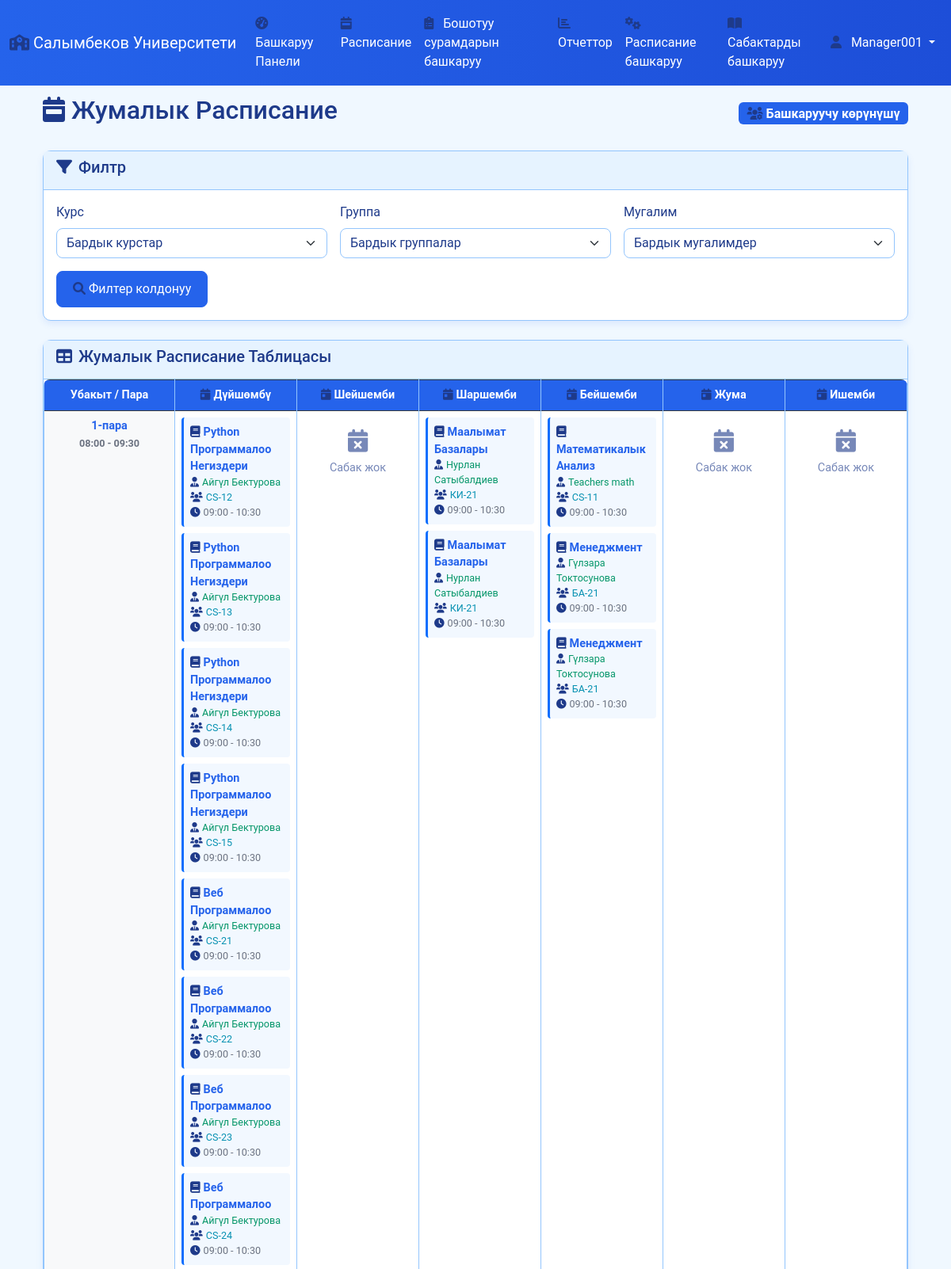
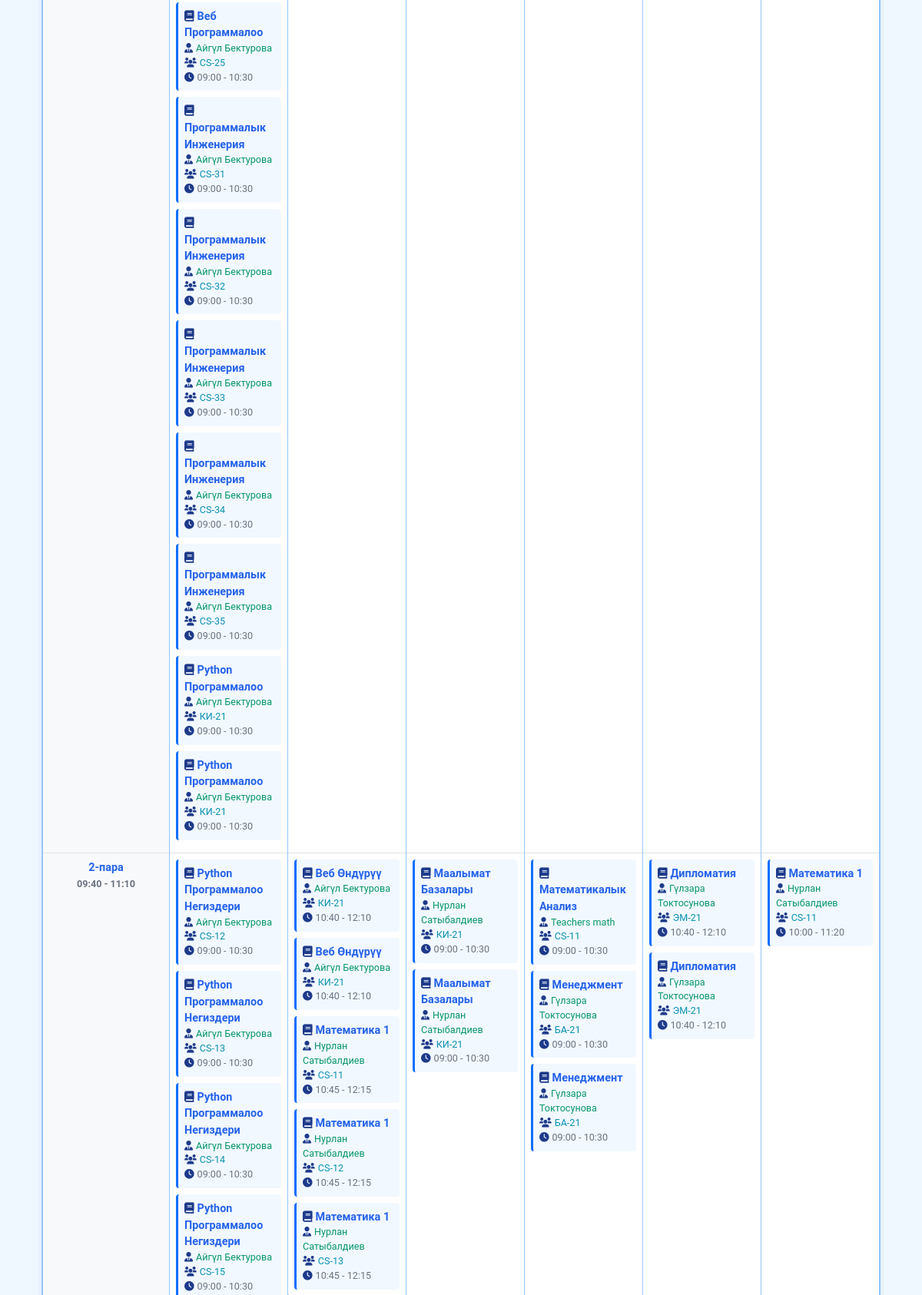
Screenshot of /ky/weekly-schedule/ (signed in, upper part) with the database file from the repository (2 pictures, top to bottom).
### core/models.py (models this page shows, shortened)
class Schedule(models.Model):
    DAY_CHOICES = [
        ('Monday', 'Дүйшөмбү'),
        ('Tuesday', 'Шейшемби'),
        ('Wednesday', 'Шаршемби'),
        ('Thursday', 'Бейшемби'),
        ('Friday', 'Жума'),
        ('Saturday', 'Ишемби'),
    ]
    subject = models.ForeignKey(Subject, on_delete=models.CASCADE)
    group = models.ForeignKey(Group, on_delete=models.CASCADE)
    teacher = models.ForeignKey(Teacher, on_delete=models.CASCADE, null=True, blank=True)  # Nullable
    time_slot = models.ForeignKey(TimeSlot, on_delete=models.CASCADE, null=True, blank=True)  # Nullable
    day = models.CharField(max_length=10, choices=DAY_CHOICES)
    start_time = models.TimeField()
    end_time = models.TimeField()
    room = models.CharField(max_length=50, blank=True, null=True)  # Кабинет номери
    class Meta:
        unique_together = [
            ['group', 'day', 'start_time'],  # Бир группада бир убакытта бир сабак
            ['teacher', 'day', 'start_time'], # Бир мугалимде бир убакытта бир сабак
        ]

class Subject(models.Model):
    subject_name = models.CharField(max_length=100)
    teacher = models.ForeignKey(Teacher, on_delete=models.SET_NULL, null=True)
    course = models.ForeignKey(Course, on_delete=models.CASCADE, default=1)  # Дефолт маани катары Course ID 1

class Teacher(models.Model):
    DEGREE_CHOICES = [
        ('PROFESSOR', 'Профессор'),
        ('DOCENT', 'Доцент'),
        ('LECTURER', 'Лектор'),
        ('ASSISTANT', 'Ассистент'),
        ('TEACHER', 'Мугалим'),
    ]
    name = models.CharField(max_length=100)
    user = models.OneToOneField(User, on_delete=models.CASCADE, null=True, blank=True)
    degree = models.CharField(max_length=20, choices=DEGREE_CHOICES, default='TEACHER')
    department = models.CharField(max_length=100, blank=True, null=True)  # Кафедра

class Group(models.Model):
    name = models.CharField(max_length=100)
    course = models.ForeignKey(Course, on_delete=models.CASCADE, default=1)
    capacity = models.IntegerField(default=25)  # Группадагы студенттердин саны
    class Meta:
        ordering = ['course__year', 'name']

### core/views.py (the view, shortened to what this page needs)
# urls.py: path('weekly-schedule/', views.weekly_schedule, name='weekly_schedule'),
def weekly_schedule(request):
    profile = UserProfile.objects.get(user=request.user)
    if profile.role == 'STUDENT':
        days = [
            ('Monday', 'Дүйшөмбү'),
            ('Tuesday', 'Шейшемби'),
            ('Wednesday', 'Шаршемби'),
            ('Thursday', 'Бейшемби'),
            ('Friday', 'Жума'),
        ]
    else:
        days = [
            ('Monday', 'Дүйшөмбү'),
            ('Tuesday', 'Шейшемби'),
            ('Wednesday', 'Шаршемби'),
            ('Thursday', 'Бейшемби'),
            ('Friday', 'Жума'),
            ('Saturday', 'Ишемби'),
        ]
    time_slots = [
        ('08:00', '09:30', '1-пара'),
        ('09:40', '11:10', '2-пара'),
        ('11:30', '13:00', '3-пара'),
        ('14:00', '15:30', '4-пара'),
        ('15:40', '17:10', '5-пара'),
    ]
    schedules_query = Schedule.objects.select_related('subject__teacher', 'group__course').all()
    course_filter = request.GET.get('course')
    group_filter = request.GET.get('group')
    teacher_filter = request.GET.get('teacher')
    if course_filter:
        schedules_query = schedules_query.filter(group__course_id=course_filter)
    if group_filter:
        schedules_query = schedules_query.filter(group_id=group_filter)
    if teacher_filter:
        schedules_query = schedules_query.filter(subject__teacher_id=teacher_filter)
    schedules = schedules_query.order_by('start_time')
    schedule_matrix = {}
    for day_code, day_name in days:
        schedule_matrix[day_code] = {}
        for start_time, end_time, period_name in time_slots:
            from datetime import datetime
            start_dt = datetime.strptime(start_time, '%H:%M').time()
            end_dt = datetime.strptime(end_time, '%H:%M').time()
            day_schedules = schedules.filter(
                day=day_code,
                start_time__lte=end_dt,
                end_time__gte=start_dt
            )
            schedule_matrix[day_code][period_name] = {
                'time_range': f"{start_time} - {end_time}",
                'schedules': day_schedules
            }
    courses = Course.objects.all().order_by('year') if profile.role in ['ADMIN', 'MANAGER'] else []
    groups = Group.objects.select_related('course').all().order_by('course__year', 'name') if profile.role in ['ADMIN', 'MANAGER'] else []
    teachers = Teacher.objects.all().order_by('name') if profile.role in ['ADMIN', 'MANAGER'] else []
    context = {
        'days': days,
        'time_slots': time_slots,
        'schedule_matrix': schedule_matrix,
        'courses': courses,
        'groups': groups,
        'teachers': teachers,
        'course_filter': course_filter,
        'group_filter': group_filter,
        'teacher_filter': teacher_filter,
        'user_role': profile.role,
    }
    return render(request, 'weekly_schedule.html', context)

### templates/weekly_schedule.html (shortened to what this page needs)
{% extends 'base.html' %}
{% load django_bootstrap5 %}
{% load schedule_filters %}
{% block content %}
<div class="container-fluid mt-4">
    <div class="d-flex justify-content-between align-items-center mb-4">
        <h2><i class="fas fa-calendar-week me-2"></i>Жумалык Расписание</h2>
        <div class="d-flex gap-2">
            {% if user_role == 'STUDENT' %}
                <span class="badge bg-info fs-6">
                    <i class="fas fa-user-graduate me-1"></i>Студент көрүнүшү
                </span>
            {% elif user_role == 'TEACHER' %}
                <span class="badge bg-success fs-6">
                    <i class="fas fa-chalkboard-teacher me-1"></i>Мугалим көрүнүшү
                </span>
            {% else %}
                <span class="badge bg-primary fs-6">
                    <i class="fas fa-users-cog me-1"></i>Башкаруучу көрүнүшү
                </span>
            {% endif %}
        </div>
    </div>
    {% if user_role in 'ADMIN,MANAGER' %}
    <div class="card mb-4">
        <div class="card-header">
            <h5><i class="fas fa-filter me-2"></i>Филтр</h5>
        </div>
        <div class="card-body">
            <form method="get" class="row g-3">
                <div class="col-md-4">
                    <label for="course" class="form-label">Курс</label>
                    <select class="form-select" id="course" name="course">
                        <option value="">Бардык курстар</option>
                    </select>
                </div>
                <div class="col-md-4">
                    <label for="group" class="form-label">Группа</label>
                    <select class="form-select" id="group" name="group">
                        <option value="">Бардык группалар</option>
                    </select>
                </div>
                <div class="col-md-4">
                    <label for="teacher" class="form-label">Мугалим</label>
                    <select class="form-select" id="teacher" name="teacher">
                        <option value="">Бардык мугалимдер</option>
                    </select>
                </div>
                <div class="col-12">
                    <button type="submit" class="btn btn-primary me-2">
                        <i class="fas fa-search me-1"></i>Филтер колдонуу
                    </button>
                </div>
            </form>
        </div>
    </div>
    {% endif %}
    <div class="card">
        <div class="card-header">
            <h5><i class="fas fa-table me-2"></i>Жумалык Расписание Таблицасы</h5>
        </div>
        <div class="card-body p-0">
            <div class="table-responsive">
                <table class="table table-bordered table-hover mb-0 weekly-schedule-table">
                    <thead class="table-dark">
                        <tr>
                            <th width="15%" class="text-center">Убакыт / Пара</th>
                            {% for day_code, day_name in days %}
                            <th width="{% widthratio 85 days|length 1 %}%" class="text-center">
                                <i class="fas fa-calendar-day me-1"></i>{{ day_name }}
                            </th>
                            {% endfor %}
                        </tr>
                    </thead>
                    <tbody>
                        {% for start_time, end_time, period_name in time_slots %}
                        <tr>
                            <td class="time-slot text-center bg-light">
                                <div class="fw-bold text-primary">{{ period_name }}</div>
                                <small class="text-muted">{{ start_time }} - {{ end_time }}</small>
                            </td>
                            {% for day_code, day_name in days %}
                            <td class="schedule-cell">
                                {% with day_schedule=schedule_matrix|get_item:day_code %}
                                    {% if day_schedule %}
                                        {% with period_data=day_schedule|get_item:period_name %}
                                            {% if period_data.schedules %}
                                                {% for schedule in period_data.schedules %}
                                                <div class="schedule-item mb-2 p-2 border-start border-3 border-primary">
                                                    <div class="subject-name fw-bold text-primary">
                                                        <i class="fas fa-book me-1"></i>{{ schedule.subject.subject_name }}
                                                    </div>
                                                    <div class="teacher-name text-success small">
                                                        <i class="fas fa-user-tie me-1"></i>{{ schedule.subject.teacher.name }}
                                                    </div>
                                                    <div class="group-name text-info small">
                                                        <i class="fas fa-users me-1"></i>{{ schedule.group.name }}
                                                    </div>
                                                    <div class="time-info text-muted small">
                                                        <i class="fas fa-clock me-1"></i>{{ schedule.start_time|time:"H:i" }} - {{ schedule.end_time|time:"H:i" }}
                                                    </div>
                                                </div>
                                                {% endfor %}
                                            {% else %}
                                                <div class="no-class text-center text-muted py-3">
                                                    <i class="fas fa-calendar-times fa-2x mb-2"></i>
                                                    <div>Сабак жок</div>
                                                </div>
                                            {% endif %}
                                        {% endwith %}
                                    {% else %}
                                        <div class="no-class text-center text-muted py-3">
                                            <i class="fas fa-calendar-times fa-2x mb-2"></i>
                                            <div>Сабак жок</div>
                                        </div>
                                    {% endif %}
                                {% endwith %}
                            </td>
                            {% endfor %}
                        </tr>
                        {% endfor %}
                    </tbody>
                </table>
            </div>
        </div>
    </div>
</div>
{% endblock %}

### templates/base.html (shortened to what this page needs)
{% load static %}
{% load i18n %}
<!DOCTYPE html>
<html lang="{% get_current_language as LANGUAGE_CODE %}{{ LANGUAGE_CODE }}">
<head>
    <link href="https://cdn.jsdelivr.net/npm/bootstrap@5.3.0/dist/css/bootstrap.min.css" rel="stylesheet" />
    <link rel="stylesheet" href="{% static 'css/style.css' %}" />
    <link rel="stylesheet" href="https://cdnjs.cloudflare.com/ajax/libs/font-awesome/6.0.0-beta3/css/all.min.css" />
</head>
<body>
    <nav class="navbar navbar-expand-lg navbar-dark bg-primary fixed-top" style="width: 100%;">
        <div class="container-fluid">
            <a class="navbar-brand" href="{% url 'home' %}">
                <i class="fas fa-school"></i>
                {% get_current_language as LANGUAGE_CODE %}
                {% if LANGUAGE_CODE == 'ky' %}{{ UNIVERSITY_INFO.name_ky }}
                {% elif LANGUAGE_CODE == 'ru' %}{{ UNIVERSITY_INFO.name_ru }}
                {% else %}{{ UNIVERSITY_INFO.name_en }}{% endif %}
            </a>
            <div class="collapse navbar-collapse" id="navbarNav">
                <ul class="navbar-nav me-auto mb-2 mb-lg-0">
                    {% if user.is_authenticated %}
                    <li class="nav-item">
                        <a class="nav-link" href="{% url 'dashboard' %}"><i class="fas fa-tachometer-alt"></i> {% trans "Dashboard" %}</a>
                    </li>
                    {% if user.userprofile.role == 'STUDENT' %}
                    <li class="nav-item">
                        <a class="nav-link" href="{% url 'student_schedule' %}"><i class="fas fa-calendar-week"></i> {% trans "My Schedule" %}</a>
                    </li>
                    {% else %}
                    <li class="nav-item">
                        <a class="nav-link" href="{% url 'universal_schedule' %}"><i class="fas fa-calendar-week"></i> {% trans "Schedule" %}</a>
                    </li>
                    {% endif %}
                    {% if user.userprofile.role in 'ADMIN,MANAGER,TEACHER' %}
                    <li class="nav-item">
                        <a class="nav-link" href="{% url 'manage_leave_requests' %}"><i class="fas fa-clipboard-list"></i> {% trans "Manage Leave Requests" %}</a>
                    </li>
                    {% endif %}
                    {% if user.userprofile.role in 'ADMIN,MANAGER' %}
                    <li class="nav-item">
                        <a class="nav-link" href="{% url 'report' %}"><i class="fas fa-chart-bar"></i> {% trans "Reports" %}</a>
                    </li>
                    <li class="nav-item">
                        <a class="nav-link" href="{% url 'manage_schedule' %}"><i class="fas fa-cogs"></i> {% trans "Manage Schedule" %}</a>
                    </li>
                    <li class="nav-item">
                        <a class="nav-link" href="{% url 'manage_subjects' %}"><i class="fas fa-book-open"></i> {% trans "Manage Subjects" %}</a>
                    </li>
                    {% endif %}
                    {% endif %}
                </ul>
                {% if user.is_authenticated %}
                <ul class="navbar-nav ms-auto">
                    <li class="nav-item dropdown">
                        <a class="nav-link dropdown-toggle" href="#" id="userDropdown" role="button" data-bs-toggle="dropdown" aria-expanded="false">
                            <i class="fas fa-user"></i> {{ user.username }}
                        </a>
                    </li>
                </ul>
                {% endif %}
            </div>
        </div>
    </nav>
    <div class="container mt-5 pt-5" style="min-height: 68vh    ;">
        {% block content %}
        {% endblock %}
    </div>
                {% get_current_language as LANGUAGE_CODE %}
</body>
</html>

### rows the page displays
Schedule: subject.subject_name "Python Программалоо Негиздери", subject.teacher.name "Айгүл Бектурова", group.name "CS-12", start_time "09:00", end_time "10:30"
Schedule: subject.subject_name "Python Программалоо Негиздери", subject.teacher.name "Айгүл Бектурова", group.name "CS-13", start_time "09:00", end_time "10:30"
Schedule: subject.subject_name "Python Программалоо Негиздери", subject.teacher.name "Айгүл Бектурова", group.name "CS-14", start_time "09:00", end_time "10:30"
Schedule: subject.subject_name "Python Программалоо Негиздери", subject.teacher.name "Айгүл Бектурова", group.name "CS-15", start_time "09:00", end_time "10:30"
Schedule: subject.subject_name "Веб Программалоо", subject.teacher.name "Айгүл Бектурова", group.name "CS-21", start_time "09:00", end_time "10:30"
Schedule: subject.subject_name "Веб Программалоо", subject.teacher.name "Айгүл Бектурова", group.name "CS-22", start_time "09:00", end_time "10:30"
Schedule: subject.subject_name "Веб Программалоо", subject.teacher.name "Айгүл Бектурова", group.name "CS-23", start_time "09:00", end_time "10:30"
Schedule: subject.subject_name "Веб Программалоо", subject.teacher.name "Айгүл Бектурова", group.name "CS-24", start_time "09:00", end_time "10:30"
Schedule: subject.subject_name "Веб Программалоо", subject.teacher.name "Айгүл Бектурова", group.name "CS-25", start_time "09:00", end_time "10:30"
Schedule: subject.subject_name "Программалык Инженерия", subject.teacher.name "Айгүл Бектурова", group.name "CS-31", start_time "09:00", end_time "10:30"
Schedule: subject.subject_name "Программалык Инженерия", subject.teacher.name "Айгүл Бектурова", group.name "CS-32", start_time "09:00", end_time "10:30"
Schedule: subject.subject_name "Программалык Инженерия", subject.teacher.name "Айгүл Бектурова", group.name "CS-33", start_time "09:00", end_time "10:30"
Schedule: subject.subject_name "Программалык Инженерия", subject.teacher.name "Айгүл Бектурова", group.name "CS-34", start_time "09:00", end_time "10:30"
Schedule: subject.subject_name "Программалык Инженерия", subject.teacher.name "Айгүл Бектурова", group.name "CS-35", start_time "09:00", end_time "10:30"
Schedule: subject.subject_name "Python Программалоо", subject.teacher.name "Айгүл Бектурова", group.name "КИ-21", start_time "09:00", end_time "10:30"
Schedule: subject.subject_name "Python Программалоо", subject.teacher.name "Айгүл Бектурова", group.name "КИ-21", start_time "09:00", end_time "10:30"
Schedule: subject.subject_name "Маалымат Базалары", subject.teacher.name "Нурлан Сатыбалдиев", group.name "КИ-21", start_time "09:00", end_time "10:30"
Schedule: subject.subject_name "Маалымат Базалары", subject.teacher.name "Нурлан Сатыбалдиев", group.name "КИ-21", start_time "09:00", end_time "10:30"
Schedule: subject.subject_name "Математикалык Анализ", subject.teacher.name "Teachers math", group.name "CS-11", start_time "09:00", end_time "10:30"
Schedule: subject.subject_name "Менеджмент", subject.teacher.name "Гүлзара Токтосунова", group.name "БА-21", start_time "09:00", end_time "10:30"
Schedule: subject.subject_name "Менеджмент", subject.teacher.name "Гүлзара Токтосунова", group.name "БА-21", start_time "09:00", end_time "10:30"
Schedule: subject.subject_name "Веб Өндүрүү", subject.teacher.name "Айгүл Бектурова", group.name "КИ-21", start_time "10:40", end_time "12:10"
Schedule: subject.subject_name "Веб Өндүрүү", subject.teacher.name "Айгүл Бектурова", group.name "КИ-21", start_time "10:40", end_time "12:10"
Schedule: subject.subject_name "Математика 1", subject.teacher.name "Нурлан Сатыбалдиев", group.name "CS-11", start_time "10:45", end_time "12:15"
Schedule: subject.subject_name "Математика 1", subject.teacher.name "Нурлан Сатыбалдиев", group.name "CS-12", start_time "10:45", end_time "12:15"
Schedule: subject.subject_name "Математика 1", subject.teacher.name "Нурлан Сатыбалдиев", group.name "CS-13", start_time "10:45", end_time "12:15"
Schedule: subject.subject_name "Дипломатия", subject.teacher.name "Гүлзара Токтосунова", group.name "ЭМ-21", start_time "10:40", end_time "12:10"
Schedule: subject.subject_name "Дипломатия", subject.teacher.name "Гүлзара Токтосунова", group.name "ЭМ-21", start_time "10:40", end_time "12:10"
Schedule: subject.subject_name "Математика 1", subject.teacher.name "Нурлан Сатыбалдиев", group.name "CS-11", start_time "10:00", end_time "11:20"

### other values shown
{{ UNIVERSITY_INFO.name_ky }} "Салымбеков Университети"
{{ user.username }} "Manager001"
{{ day_name }} "Дүйшөмбү" "Шейшемби" "Шаршемби" "Бейшемби" "Жума" "Ишемби"
{{ period_name }} "1-пара" "2-пара"
{{ start_time }} "08:00" "09:40"
{{ end_time }} "09:30" "11:10"
